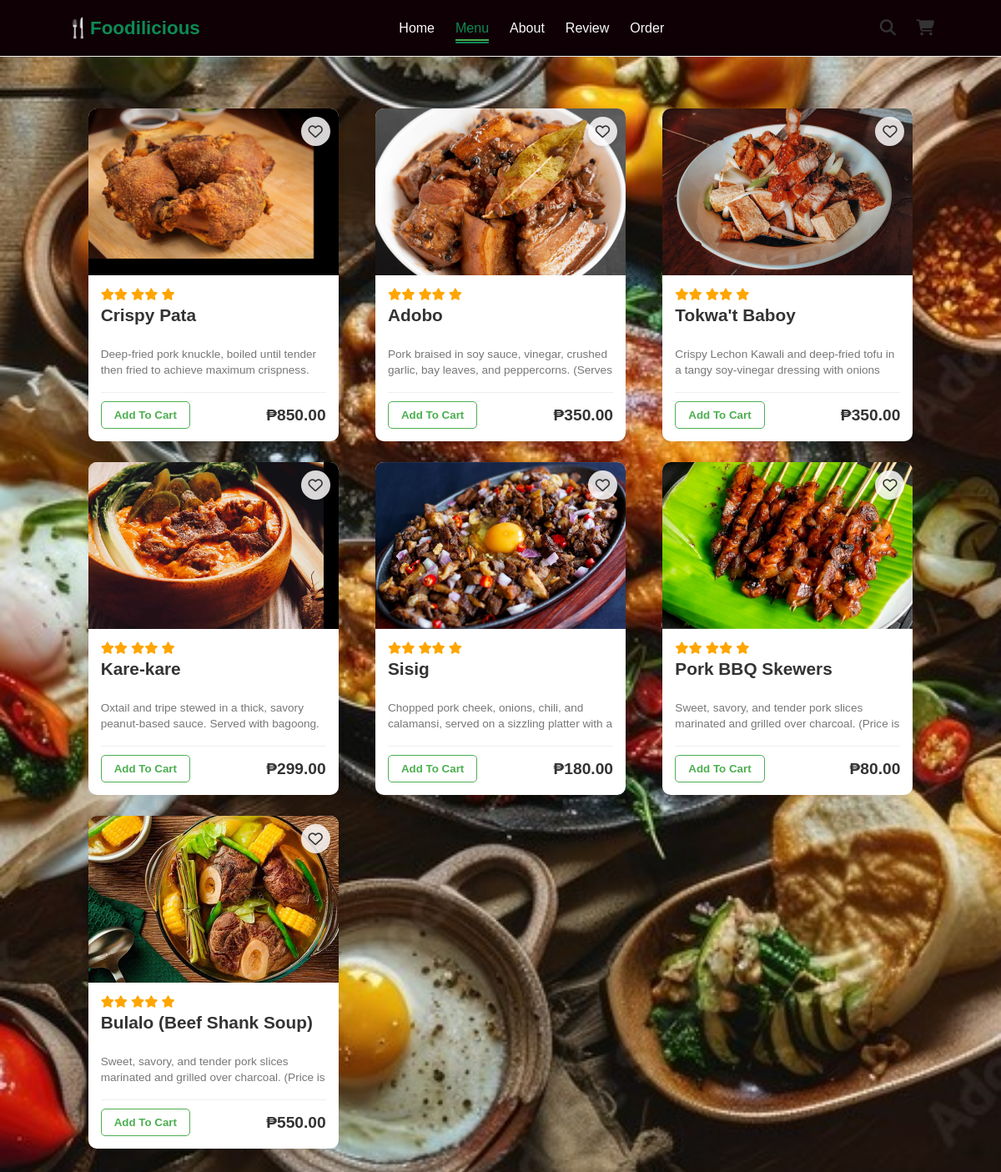
The page /menu on the database its author committed.
### tables this page shows
CREATE TABLE products (
                id INTEGER PRIMARY KEY AUTOINCREMENT,
                name TEXT NOT NULL,
                description TEXT NOT NULL,
                price REAL NOT NULL,
                image_url TEXT
            );

### app.py (the view)
@app.route('/menu')
def menu():
    conn = sqlite3.connect(DB_NAME)
    c = conn.cursor()
    c.execute("SELECT * FROM products")
    products = c.fetchall()
    conn.commit()
    conn.close()
    return render_template('menu.html', products=products)

### templates/menu.html (shortened to what this page needs)
<!DOCTYPE html>
<html lang="en">
<head>
  <link rel="stylesheet" href="https://cdnjs.cloudflare.com/ajax/libs/font-awesome/6.5.0/css/all.min.css">
  <link rel="stylesheet" href="../static/style.css">
</head>
<body>
<header>
  <nav class="navbar">
    <div class="logo">🍴Foodilicious</div>
    <ul class="nav-links">
      <li><a href="#">Home</a></li>
      <li><a href="#" class="active">Menu</a></li>
      <li><a href="#">About</a></li>
      <li><a href="#">Review</a></li>
      <li><a href="#">Order</a></li>
    </ul>
    <div class="nav-icons">
      <i class="fas fa-search"></i>
      <i class="fas fa-shopping-cart"></i>
    </div>
  </nav>
</header>
<div class="menu-grid-container">
  {% for product in products %}
    <div class="menu-item">
      <div class="item-header">
        <img src="{{ url_for('static', filename='img/' + product[4]) }}" alt="{{ product[1] }}">
        <button class="favorite-btn"><i class="fa-regular fa-heart"></i></button>
      </div>
      <div class="item-body">
        <div class="rating green-stars">
          <i class="fas fa-star"></i><i class="fas fa-star"></i>
          <i class="fas fa-star"></i><i class="fas fa-star"></i>
          <i class="fas fa-star"></i>
        </div>
        <h3>{{ product[1] }}</h3>
        <p class="description">
          {{ product[2] }}
        </p>
        <div class="item-footer">
          <button class="add-to-cart">Add To Cart</button>
          <span class="price">₱{{ "%.2f"|format(product[3]) }}</span>
        </div>
      </div>
    </div>
  {% endfor %}
</div>
</body>
</html>

### static/style.css (style rules this page uses)
body { margin: 0; font-family: Arial, sans-serif; display: flex; justify-content: center; align-items: center; min-height: 100vh; background-image: url('img/background.jpg'); background-size: cover; background-position: center; background-repeat: no-repeat; background-attachment: fixed; color: #fff; / }
p { margin-top: 25px; font-size: 1em; }
.navbar { display: flex; justify-content: space-between; align-items: center; padding: 15px 5%; background-color: #ffffff; border-bottom: 1px solid #eee; }
.logo { font-size: 1.8em; font-weight: bold; color: #4CAF50; }
.nav-links { list-style: none; display: flex; gap: 25px; }
.nav-links a { text-decoration: none; color: #333; padding: 5px 0; font-weight: 500; transition: color 0.3s; }
.nav-links a.active { color: #4CAF50; border-bottom: 2px solid #4CAF50; }
.nav-icons i { font-size: 1.2em; margin-left: 20px; color: #333; cursor: pointer; }
* { margin: 0; padding: 0; box-sizing: border-box; }
body { font-family: 'Poppins', sans-serif; display: flex; flex-direction: column; align-items: center; color: #333; width: 100%; }
.navbar { display: flex; justify-content: space-between; align-items: center; width: 100%; padding: 15px 8%; background-color: #fff; box-shadow: 0 2px 5px rgba(0,0,0,0.05); }
.logo { font-size: 1.5em; font-weight: bold; color: #4CAF50; }
.nav-links a { text-decoration: none; color: #333; font-weight: 500; }
.nav-links a:hover, .nav-links a.active { color: #4CAF50; }
.menu-grid-container { display: grid; grid-template-columns: repeat(3, 1fr); grid-template-rows: repeat(4, auto); gap: 25px; padding: 40px 8%; width: 100%; justify-items: center; }
.menu-item { background-color: #ffffff; border-radius: 10px; box-shadow: 0 4px 10px rgba(0, 0, 0, 0.05); overflow: hidden; width: 100%; max-width: 300px; transition: transform 0.2s; }
.item-header { position: relative; line-height: 0; }
.menu-item img { width: 100%; height: 200px; object-fit: cover; }
.favorite-btn { position: absolute; top: 10px; right: 10px; background-color: rgba(252, 250, 250, 0.85); border: none; border-radius: 50%; width: 35px; height: 35px; cursor: pointer; display: flex; align-items: center; justify-content: center; box-shadow: 0 2px 5px rgba(0,0,0,0.1); }
.favorite-btn i { font-size: 1.3em; color: #333; transition: color .3s ease, transform .2s ease; }
.item-body { padding: 15px; }
.rating { color: orange; margin-bottom: 5px; font-size: 0.9em; }
.rating.green-stars { color: orange; }
.item-body h3 { font-size: 1.3em; font-weight: 600; color: #333; margin-bottom: 5px; }
.description { font-size: 0.85em; color: #777; margin-bottom: 15px; line-height: 1.4; height: 40px; overflow: hidden; }
.item-footer { display: flex; justify-content: space-between; align-items: center; padding-top: 10px; border-top: 1px solid #eee; }
.add-to-cart { background-color: #ffffff; color: #4CAF50; border: 1px solid #4CAF50; padding: 8px 15px; border-radius: 5px; cursor: pointer; font-weight: bold; transition: background-color 0.2s, color 0.2s; }
.price { font-size: 1.2em; font-weight: bold; color: #333; }
header, main, footer { width: 100%; }
.navbar { width: 100%; display: flex; justify-content: space-between; align-items: center; padding: 20px 80px; background: #0f0006; box-shadow: 0 2px 8px rgba(253, 249, 249, 0.05); position: fixed; top: 0; left: 0; z-index: 1000; }
body::before { content: ""; display: block; height: 90px; }
.logo { font-size: 1.4rem; font-weight: 700; color: #0c8b55; }
.nav-links a { text-decoration: none; color: #fcfafa; font-weight: 500; position: relative; transition: color 0.3s ease; }
.nav-links a.active, .nav-links a:hover { color: #0c8b55; }
.nav-links a.active::after, .nav-links a:hover::after { content: ''; position: absolute; left: 0; bottom: -5px; width: 100%; height: 2px; background: #0c8b55; border-radius: 2px; }

### rows shown on the page
products: image_url (picture), name "Crispy Pata", description "Deep-fried pork knuckle, boiled until tender then fried to achieve maximum crispness.", price "850.00"
products: image_url (picture), name "Adobo", description "Pork braised in soy sauce, vinegar, crushed garlic, bay leaves, and peppercorns. (Serves…", price "350.00"
products: image_url (picture), name "Tokwa't Baboy", description "Crispy Lechon Kawali and deep-fried tofu in a tangy soy-vinegar dressing with onions…", price "350.00"
products: image_url (picture), name "Kare-kare", description "Oxtail and tripe stewed in a thick, savory peanut-based sauce. Served with bagoong.…", price "299.00"
products: image_url (picture), name "Sisig", description "Chopped pork cheek, onions, chili, and calamansi, served on a sizzling platter with a…", price "180.00"
products: image_url (picture), name "Pork BBQ Skewers", description "Sweet, savory, and tender pork slices marinated and grilled over charcoal. (Price is…", price "80.00"
products: image_url (picture), name "Bulalo (Beef Shank Soup)", description "Sweet, savory, and tender pork slices marinated and grilled over charcoal. (Price is…", price "550.00"
